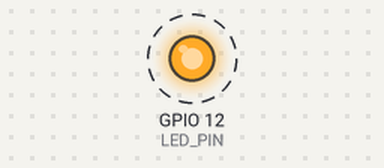
Simulated run of this program. Board: ESP32. On the bench: output pins drawn as LEDs (lit = HIGH). Dashed ring = blinking.

Above: at 0.2 s.
Timing chart, 0 to 3.0 s (numbered marks = the images above):
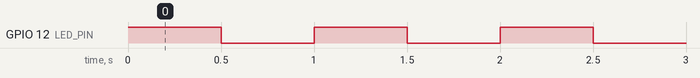

Measured:
- by itself, GPIO 12 (LED_PIN): alternates HIGH for 0.50 s and LOW for 0.50 s

The program:

main.cpp
```cpp
#include <Arduino.h>
#define  LED_PIN 12
void setup() {
  // put your setup code here, to run once:
  pinMode (LED_PIN, OUTPUT);
}

void loop() {
  // put your main code here, to run repeatedly:
  digitalWrite (LED_PIN, HIGH);	// turn on the LED
  delay(500);	// wait for half a second or 500 milliseconds
  digitalWrite (LED_PIN, LOW);	// turn off the LED
  delay(500);	// wait for half a second or 500 milliseconds
}
```
